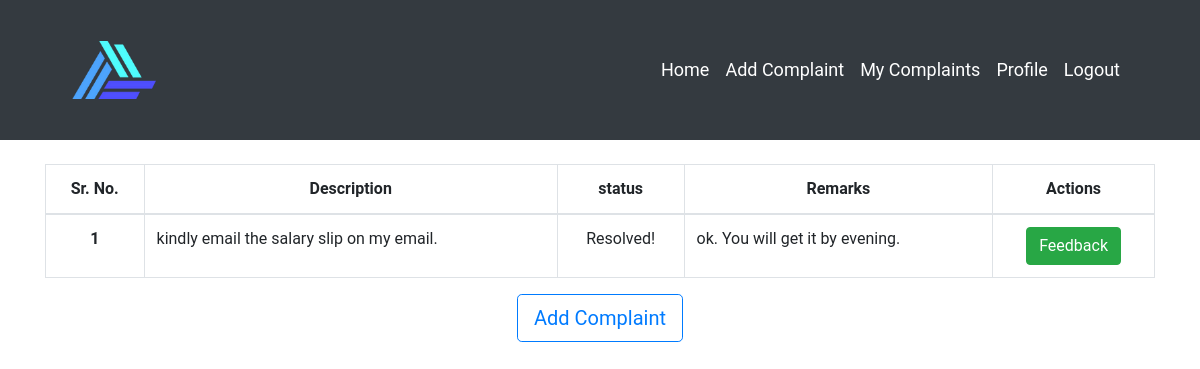
Screenshot of /complaints/my_complaint (signed in) with the database file from the repository.
### complaints/models.py (models this page shows)
class Complaint(models.Model):
    title = models.CharField(max_length=200)
    name = models.CharField(max_length=255, blank=True)
    user_type = (
        ('M', 'Mentor'),
        ('T', 'Trainee'),
    )
    user_role = models.CharField(
        max_length=1,
        choices=user_type,
        default='T',
    )
    date = models.DateTimeField(auto_now=True)
    complaint_type = (
        ('M', 'Management'),
        ('E', 'Education'),
        ('D', 'Deployment'),
        ('S', 'Salary'),
        ('G', 'General'),
    )
    complaint_for = models.CharField(
        max_length=1,
        choices=complaint_type,
        default='G',
    )
    complaint_type_to = (
        ('A', 'Admin'),
        ('M', 'Mentor'),
    )
    complaint_to = models.CharField(
        max_length=1,
        choices=complaint_type_to,
        default='M',
    )
    cohort_choice = (
        ('P', 'Python'),
        ('J', 'Java'),
        ('R', 'React'),
        ('A', 'Android'),
        ('L', 'Linux'),
        ('C', 'Cybersecurity'),
        ('U', 'Unknown'),
    )
    cohort = models.CharField(
        max_length=1,
        choices=cohort_choice,
        default='U',
    )
    complaint_level = (
        ('I', 'Individual'),
        ('G', 'General'),
    )
    level = models.CharField(
        max_length=1,
        choices=complaint_level,
        default='I',
    )
    description = models.TextField(blank=False, max_length=500)
    complaint_category = (
        ('A', 'Anonymous'),
        ('I', 'Identifiable'),
    )
    category = models.CharField(
        max_length=1,
        choices=complaint_category,
        default='I',
    )
    complaint_status = (
        ('P', 'Pending'),
        ('N', 'Need Clarification'),
        ('R', 'Resolved'),
    )
    status = models.CharField(
        max_length=1,
        choices=complaint_status,
        default='P',
    )
    resoultion = models.TextField(blank=True, max_length=500)
    user = models.ForeignKey(User, on_delete=models.CASCADE)

### complaints/views.py (the view)
# urls.py: path('my_complaint', views.my_complaints, name="my_complaints"),
@login_required(login_url='login')
def my_complaints(request):
    complaints = Complaint.objects.all().filter(user=request.user
                                                ).order_by('-id')
    if len(complaints) == 0:
        messages.info(
            request, 'You does not have any complaint yet! \
                        Please Provide if you are facing any one')
        return redirect('complaints:add_complaint')
    context = {
        'complaints': complaints
    }
    return render(request, 'complaints/mycomplaints.html', context)

### complaints/templates/complaints/mycomplaints.html
{% extends 'users/base.html' %}
{% block content %}
<br>
<div class="container">
  <table class="table table-bordered">
    <thead>
      <tr class="text-center">
        <th scope="col">Sr. No.</th>
        <th scope="col">Description</th>
        <th scope="col">status</th>
        <th scope="col">Remarks</th>
        <th scope="col">Actions</th>
      </tr>
    </thead>
    <tbody>
      {% for complaint in complaints %}
      <tr>
        <th scope="row" class="text-center">{{forloop.counter}}</th>
        <td>{{complaint.description}}</td>
        <td class="text-center">{% if complaint.status == 'P' %}
          Pending
          {% elif complaint.status == 'N' %}
          Needs More Clarification
          {% else %}
          Resolved!
          {% endif %}
        </td>
        {% if complaint.status == 'R' or complaint.status == 'N' %}
        <td>
          {{complaint.resoultion}}
        </td>
        {% else %}
        <td> Under process </td>
        {% endif %}
        {% if complaint.status == 'P'%}
        <td class="text-center">
          <a href="{% url 'complaints:delete_complaint' complaint.id %}" type="btn" class="btn btn-danger">Delete</a>
        </td>
        {% elif complaint.status == 'N'%}
        <td class="text-center">
          <a href="{% url 'complaints:update_complaint' complaint.id %}" type="btn" class="btn btn-primary">Update</a>
        </td>
        {% else %}
        <td class="text-center">
          <a href="{% url 'complaints:add_feedback' complaint.id %}" type="btn" class="btn btn-success">Feedback</a>
        </td>
        {% endif %}
      </tr>
      {% endfor %}
    </tbody>
  </table>
  <div class="container text-center">
    <a href="{% url 'complaints:add_complaint' %}" class="btn btn-outline-primary btn-lg" type="button"> Add
      Complaint</a>
  </div>
</div>
{% endblock %}

### static/style/main.css (style rules this page uses)
body { font-family: 'Roboto', sans-serif; }

### rows the page displays
Complaint: description "kindly email the salary slip on my email.", status "Resolved!", resoultion "ok. You will get it by evening."
